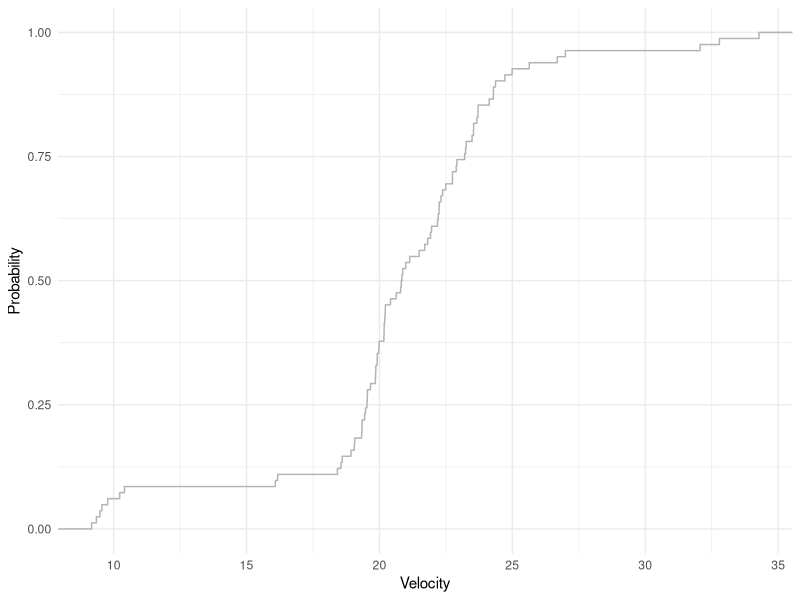
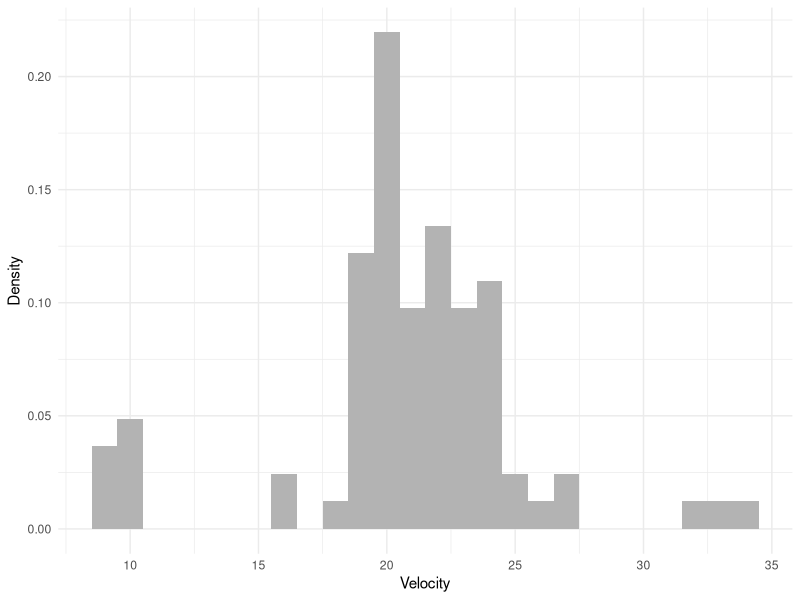
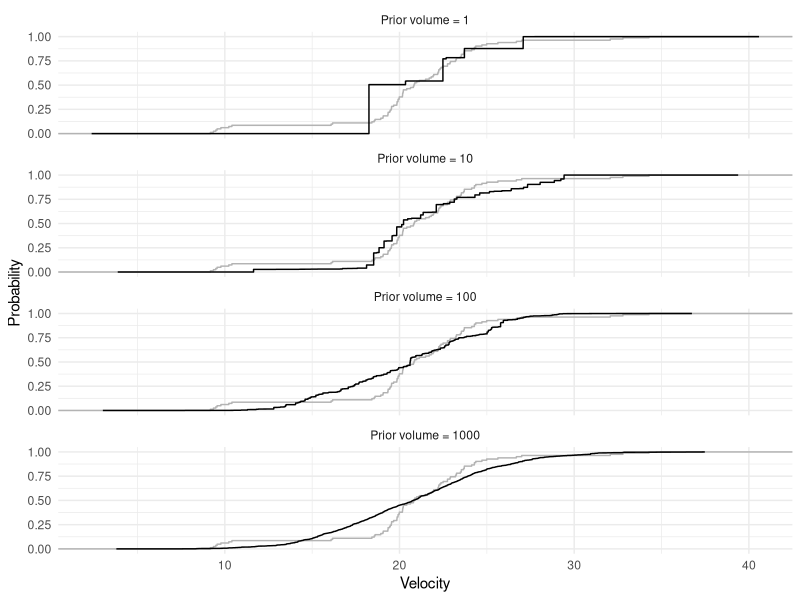
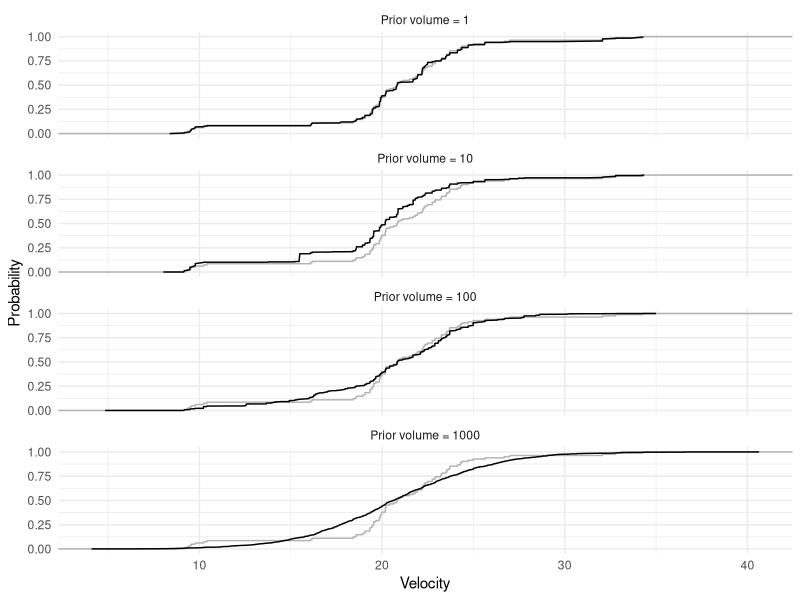
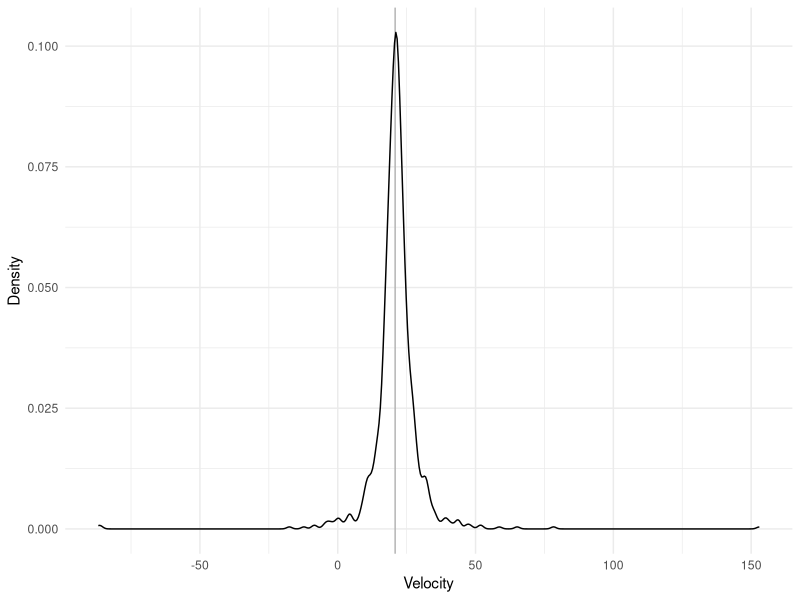
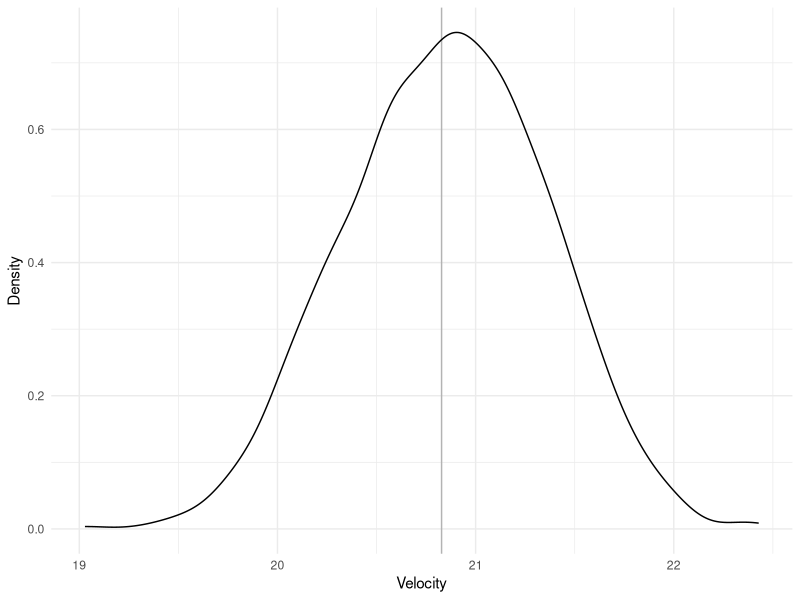
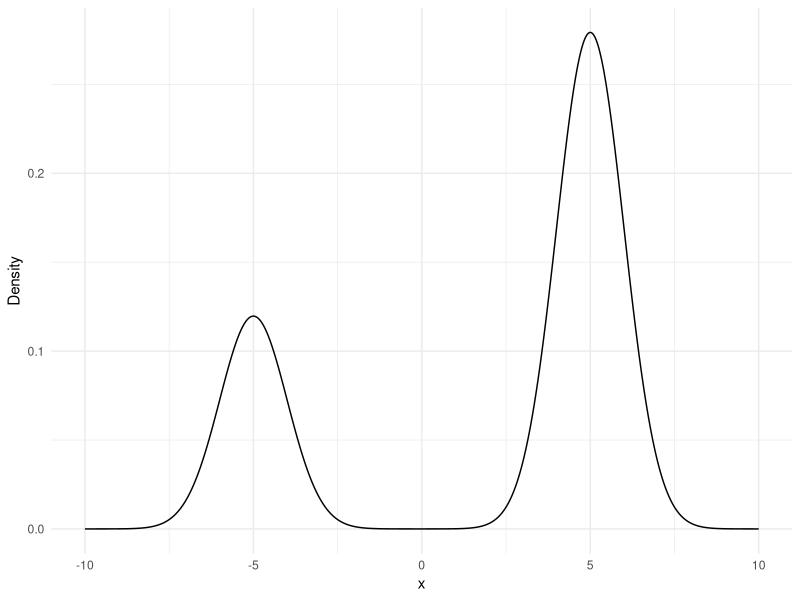
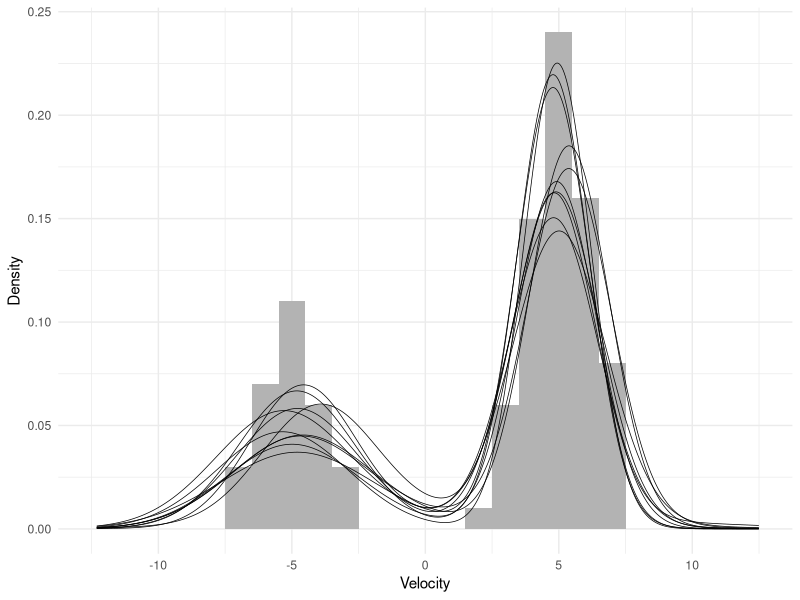

Generate these figures, in order, with R:
## ---- chunk 1
library(MASS)
library(tidyverse)

theme_set(theme_minimal())
## ---- chunk 2
geom_reference <- function(data, type = 'cdf', binwidth = 1) {
  if (type == 'cdf') {
    stat_ecdf(data = data,
              mapping = aes(x),
              color = 'gray70')
  } else if (type == 'pdf') {
    geom_density(data = data,
                 mapping = aes(x),
                 color = 'gray70')
  } else if (type == 'histogram') {
    geom_histogram(data = data,
                   mapping = aes(x, y = ..count.. / sum(..count..)),
                   binwidth = binwidth,
                   fill = 'gray70')
  }
}
## ---- chunk 3
data <- tibble(x = galaxies / 1000)
## ---- chunk 4
ggplot() +
  geom_reference(data) +
  labs(x = 'Velocity', y = 'Probability')
## ---- chunk 5
ggplot() +
  geom_reference(data, type = 'histogram') +
  labs(x = 'Velocity', y = 'Density')
## ---- chunk 6
stick_break <- function(l, alpha, beta) {
  q <- rbeta(l, shape1 = alpha, shape2 = beta)
  q <- c(head(q, -1), 1)
  list(p = q * c(1, cumprod(1 - head(q, -1))), q = q)
}

nu_prior <- function(lambda = 1, mu0 = 0, sigma0 = 1) {
  sample_P0 <- function(l) rnorm(l, mean = mu0, sd = sigma0)
  list(sample_P0 = sample_P0, lambda = lambda)
}

nu_posterior <- function(x, lambda = 1, mu0 = 0, sigma0 = 1) {
  prior <- nu_prior(lambda = lambda, mu0 = mu0, sigma0 = sigma0)
  sample_P0 <- function(l) {
    i <- rbernoulli(l, p = lambda / (lambda + length(x)))
    i * prior$sample_P0(l) + (1 - i) * sample(x, l, replace = TRUE)
  }
  list(sample_P0 = sample_P0, lambda = lambda + length(x))
}

sample_DP <- function(l, nu) {
  x <- nu$sample_P0(l)
  p <- stick_break(l, 1, nu$lambda)$p
  tibble(x = x, p = p)
}

plot_distribution <- function(sample, reference) {
  sample <- sample %>%
    arrange(x) %>%
    mutate(p = cumsum(p))
  ggplot() +
    geom_reference(reference) +
    geom_line(data = sample, mapping = aes(x, p)) +
    labs(x = 'Velocity', y = 'Probability')
}
## ---- chunk 7
set.seed(42)

tibble(lambda = c(1, 10, 100, 1000)) %>%
  mutate(data = map(lambda, ~ sample_DP(l = 10000,
                                        nu = nu_prior(lambda = .x,
                                                      mu0 = mean(data$x),
                                                      sigma0 = sd(data$x))))) %>%
  unnest(data) %>%
  mutate(lambda = str_c('Prior volume = ', lambda)) %>%
  group_by(lambda) %>%
  plot_distribution(data) +
  facet_wrap(vars(lambda), ncol = 1)
## ---- chunk 8
set.seed(42)

tibble(lambda = c(1, 10, 100, 1000)) %>%
  mutate(data = map(lambda, ~ sample_DP(l = 10000,
                                        nu = nu_posterior(data$x,
                                                          lambda = .x,
                                                          mu0 = mean(data$x),
                                                          sigma0 = sd(data$x))))) %>%
  unnest(data) %>%
  mutate(lambda = str_c('Prior volume = ', lambda)) %>%
  group_by(lambda) %>%
  plot_distribution(data) +
  facet_wrap(vars(lambda), ncol = 1)
## ---- chunk 9
sample_P0_prior <- function(l, mu0 = 0, n0 = 1, alpha0 = n0 / 2, beta0 = n0 / 2) {
  tau <- rgamma(l, alpha0, beta0)
  mu <- rnorm(l, mu0, 1 / sqrt(n0 * tau))
  tibble(mu = mu, tau = tau)
}

sample_P0_posterior <- function(l, x, mu0 = 0, n0 = 1, alpha0 = n0 / 2, beta0 = n0 / 2) {
  n1 <- length(x)
  if (n1 == 0) {
    mu1 <- 0
    s1 <- 0
  } else {
    mu1 <- mean(x)
    s1 <- sum((x - mu1)^2) / n1
  }
  sample_P0_prior(
    l = l,
    mu0 = n0 * mu0 / (n0 + n1) + n1 * mu1 / (n0 + n1),
    n0 = n0 + n1,
    alpha0 = alpha0 + n1 / 2,
    beta0 = beta0 + 0.5 * (n0 * n1 * (mu1 - mu0)^2 / (n0 + n1) + n1 * s1)
  )
}

sample_Plambda_prior <- function(l, alpha0 = 2, beta0 = 0.1) {
  rgamma(l, alpha0, beta0)
}

sample_Plambda_posterior <- function(l, q, alpha0 = 2, beta0 = 0.1) {
  sample_Plambda_prior(
    l = l,
    alpha0 = alpha0 + length(q) - 1,
    beta0 = beta0 - sum(log(head(q, -1)))
  )
}

evaluate_Px <- function(x, theta) {
  dnorm(x, theta$mu, 1 / sqrt(theta$tau))
}

evaluate_Pm_ <- function(draw, grid, type = 'cdf') {
  if (type == 'cdf') {
    method <- pnorm
  } else if (type == 'pdf') {
    method <- dnorm
  } else if (type == 'histogram') {
    method <- dnorm
  }
  bind_cols(draw$theta, tibble(p = draw$stick$p)) %>%
    mutate(.component = row_number()) %>%
    select(.component, everything()) %>%
    mutate(data = map2(mu, tau, function(mu, tau) {
                                  tibble(x = grid,
                                         y = method(grid, mean = mu, sd = sqrt(1 / tau)))
                                })) %>%
    unnest(data) %>%
    group_by(x) %>%
    summarize(y = sum(p * y), .groups = 'drop')
}

evaluate_Pm <- function(draws, grid, ...) {
  process <- function(i) {
    evaluate_Pm_(draws[[i]], grid, ...) %>%
      mutate(.draw = i) %>%
      select(.draw, everything())
  }
  sapply(1:length(draws), process, simplify = FALSE) %>%
    bind_rows()
}

count_subjects <- function(m, k) {
  n <- rep(0, m)
  k <- as.data.frame(table(k))
  n[as.numeric(levels(k[ , 1]))[k[ , 1]]] <- k[ , 2]
  n
}

update_k <- function(x, state) {
  m <- length(state$stick$p)
  n <- length(x)
  x <- rep(x, each = m)
  theta <- state$theta %>% slice(rep(1:m, n))
  p <- matrix(evaluate_Px(x, theta), nrow = m, ncol = n)
  p <- sweep(p, 1, state$stick$p, `*`)
  p <- sweep(p, 2, colSums(p), `/`)
  apply(p, 2, function(p) sample(1:m, 1, prob = p))
}

update_stick <- function(x, state) {
  m <- length(state$stick$p)
  n <- count_subjects(m, state$k)
  alpha <- 1 + n
  beta <- state$lambda + sum(n) - cumsum(n)
  stick_break(m, alpha, beta)
}

update_theta <- function(x, state, ...) {
  m <- length(state$stick$p)
  sapply(1:m, function(i) sample_P0_posterior(1, x[state$k == i], ...),
         simplify = FALSE) %>%
    bind_rows()
}

update_lambda <- function(x, state, ...) {
  sample_Plambda_posterior(1, state$stick$q, ...)
}

sample_DPM <- function(x, m, l,
                       mu0_x = mean(x),
                       sigma0_x = sd(x),
                       sigma0_lambda = 10,
                       n0 = 2) {
  state <- list(
    lambda = 1,
    stick = stick_break(m, 1, 1),
    k = sample(1:m, length(x), replace = TRUE),
    theta = tibble(mu = rep(mu0_x, m),
                   tau = rep(1 / sigma0_x^2, m))
  )
  draws <- vector('list', l)
  for(i in 1:l) {
    state$k <- update_k(x, state)
    state$stick <- update_stick(x, state)
    state$theta <- update_theta(x, state,
                                mu0 = mu0_x,
                                n0 = n0,
                                alpha0 = n0 / 2,
                                beta0 = n0 * sigma0_x^2 / 2)
    state$lambda <- update_lambda(x, state,
                                  alpha0 = n0,
                                  beta0 = sqrt(n0) / sigma0_lambda)
    draws[[i]] <- state
  }
  draws
}

check_predictive <- function(draws, reference, size = 1000, type = 'cdf', ...) {
  grid <- seq(min(reference$x) - 5, to = max(reference$x) + 5, length.out = size)
  sample <- evaluate_Pm(draws, grid, type = type)
  ggplot() +
    geom_reference(reference, type = type, ...) +
    geom_line(data = sample, mapping = aes(x, y, group = .draw), size = 0.25) +
    labs(x = 'Velocity', y = 'Density')
}

summarize_inference <- function(draws, reference, size = 1000, type = 'cdf', ...) {
  grid <- seq(min(reference$x) - 5, to = max(reference$x) + 5, length.out = size)
  sample <- evaluate_Pm(draws, grid, type = type) %>%
    group_by(x) %>%
    summarize(y_mean = mean(y), .groups = 'drop')
  ggplot() +
    geom_reference(reference, type = type, ...) +
    geom_line(data = sample, mapping = aes(x, y_mean), size = 0.25) +
    labs(x = 'Velocity', y = 'Density')
}
## ---- chunk 10
set.seed(42)

sample_P0_prior(1000,
                mu0 = mean(data$x),
                n0 = 2,
                beta0 = 2 * sd(data$x)^2 / 2) %>%
  ggplot() +
  geom_vline(xintercept = mean(data$x), color = 'gray70') +
  geom_density(aes(mu)) +
  labs(x = 'Velocity', y = 'Density')
## ---- chunk 11
set.seed(42)

sample_P0_posterior(1000, data$x,
                    mu0 = mean(data$x),
                    n0 = 2,
                    beta0 = 2 * sd(data$x)^2 / 2) %>%
  ggplot() +
  geom_vline(xintercept = mean(data$x), color = 'gray70') +
  geom_density(aes(mu)) +
  labs(x = 'Velocity', y = 'Density')
## ---- chunk 12
data0 <- tibble(i = rbinom(100, 1, 0.3)) %>%
  mutate(x = i * rnorm(n(), -5, 1) + (1 - i) * rnorm(n(), 5, 1))

evaluate_Pm_(list(stick = list(p = c(0.3, 0.7)),
                  theta = tibble(mu = c(-5, 5), tau = c(1, 1))),
             seq(-10, to = 10, length.out = 1000),
             type = 'pdf') %>%
  ggplot(aes(x, y)) +
  geom_line() +
  labs(y = 'Density')
## ---- chunk 13
set.seed(42)

draws <- sample_DPM(data0$x, 25, 1000)
check_predictive(sample(tail(draws, length(draws) / 2), 10), data0,
                 type = 'histogram')
## ---- chunk 14
set.seed(42)

draws <- sample_DPM(data$x, 25, 1000)
check_predictive(sample(tail(draws, length(draws) / 2), 10), data,
                 type = 'histogram')
## ---- chunk 15
tibble(value = sapply(draws, function(draw) length(unique(draw$k)))) %>%
  mutate(draw = row_number()) %>%
  ggplot(aes(draw, value)) +
  geom_line(size = 0.1) +
  labs(x = 'Iteration', y = 'Position')
## ---- chunk 16
summarize_inference(tail(draws, length(draws) / 2), data,
                    type = 'histogram')
